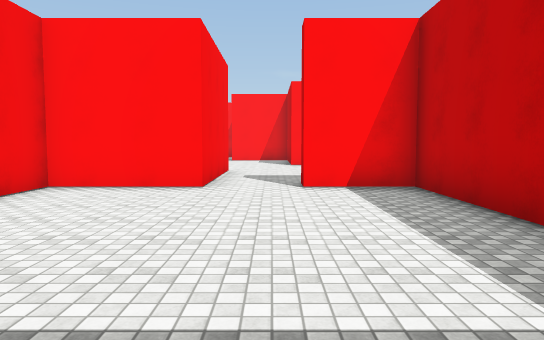
View 1 (above)

23 first-person views from a walk through a 3-D level made in the Unity game engine. The camera is 1.5 m above the floor, tilts 4° down and sees 70° across. The floor is counted in squares, 2 m on a side. Each view is taken from the middle of a square. On the plan, view 1 faces up. The plan holds only what a view shows up to about 12 squares ahead; the rest is blank. The place goes on beyond the plan. The player character is not drawn. Surface patterns are stand-ins for the level's own textures.

View 2
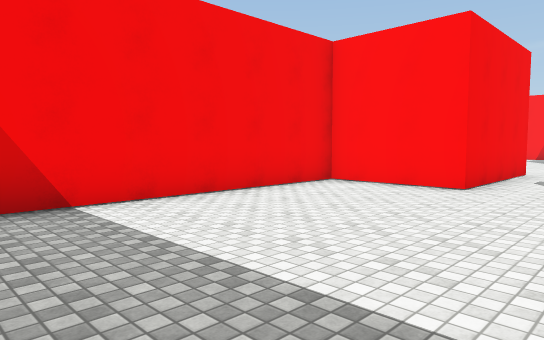

View 3
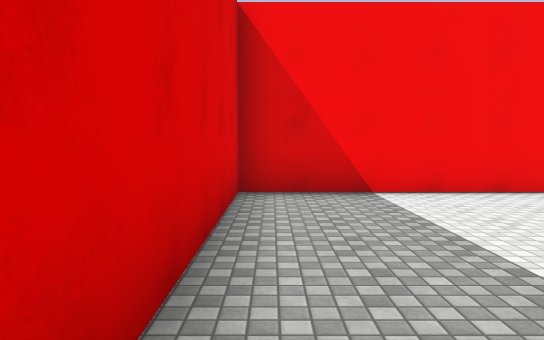

View 4
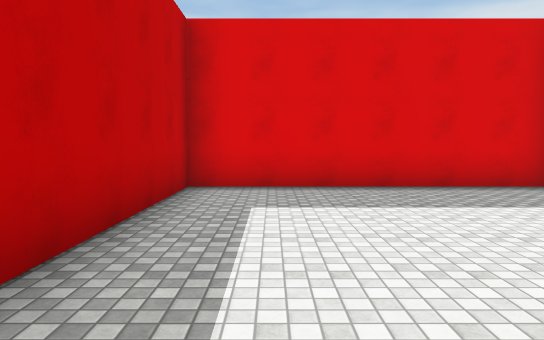

View 5
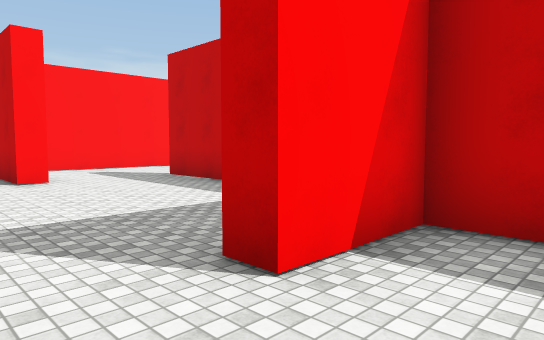

View 6
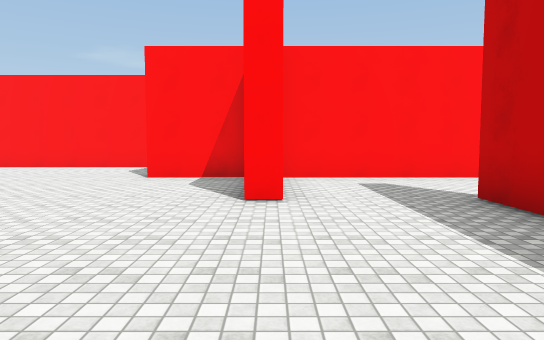

View 7
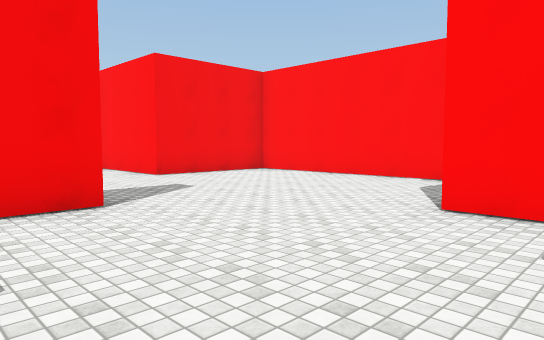

View 8
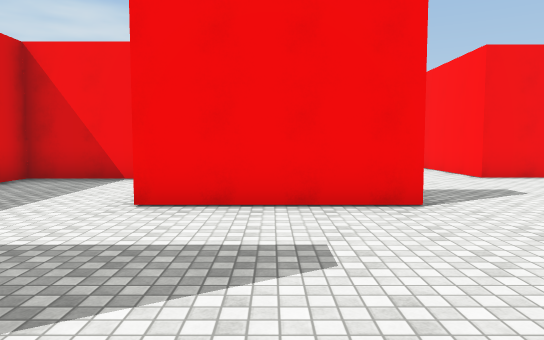

View 9
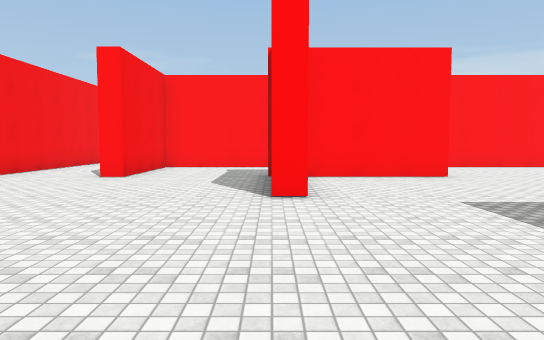

View 10
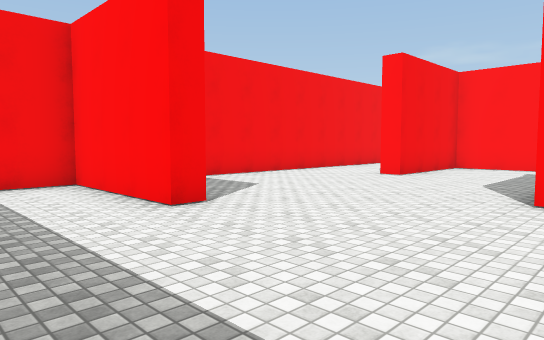

View 11
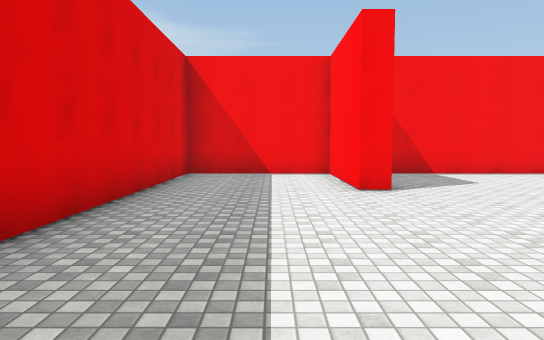

View 12
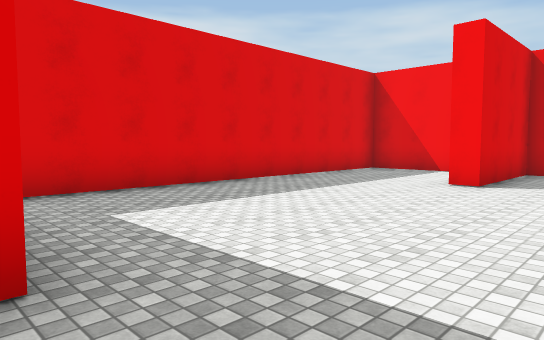

View 13
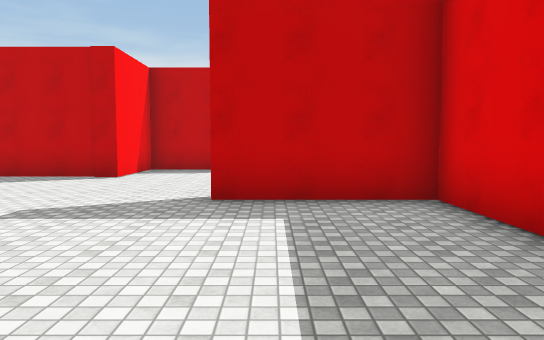

View 14
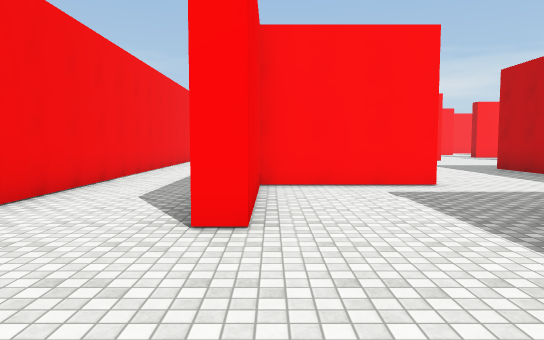

View 15
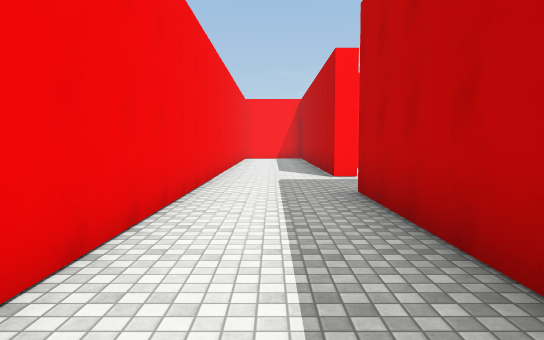

View 16
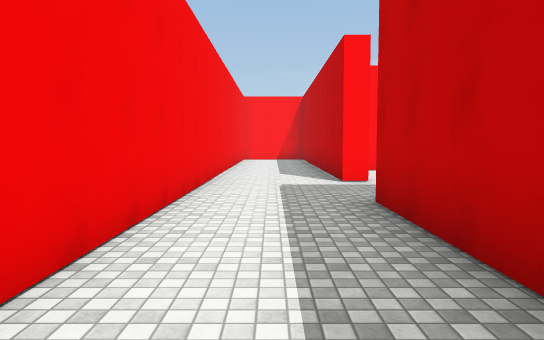

View 17
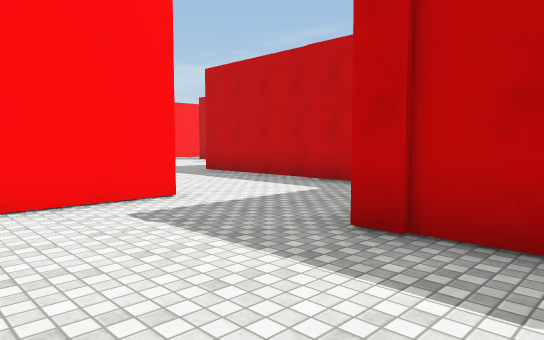

View 18
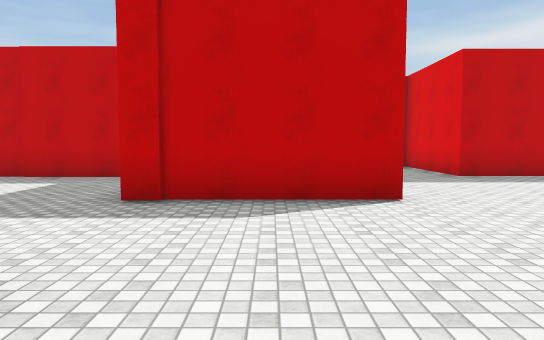

View 19
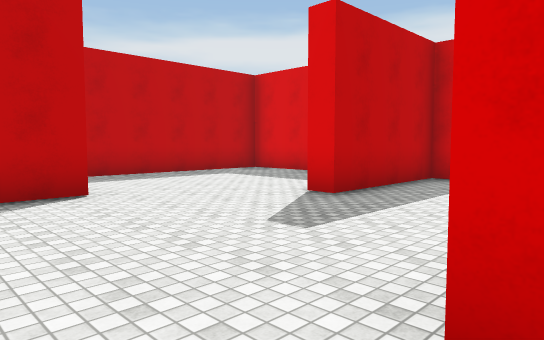

View 20
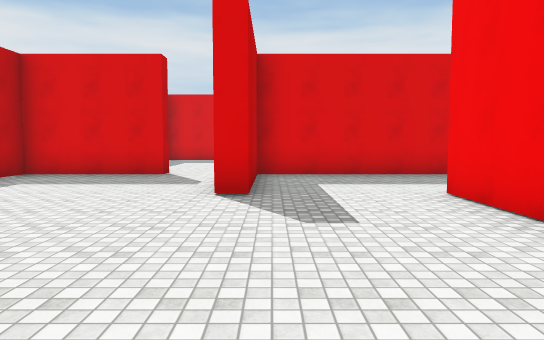

View 21
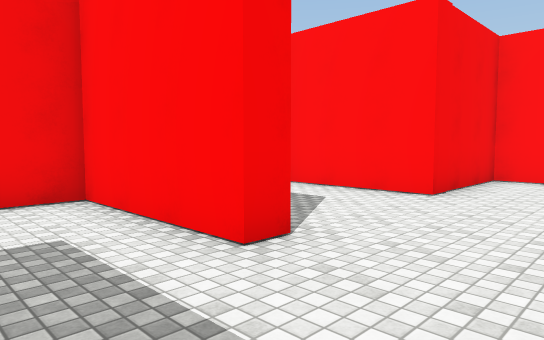

View 22
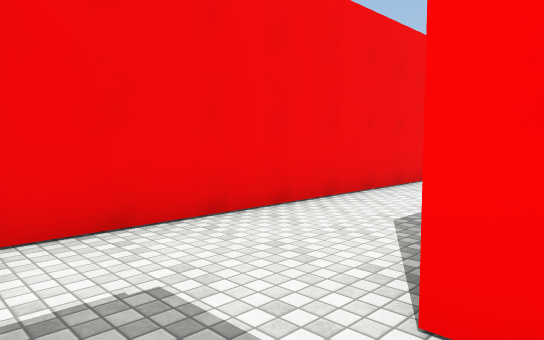

View 23
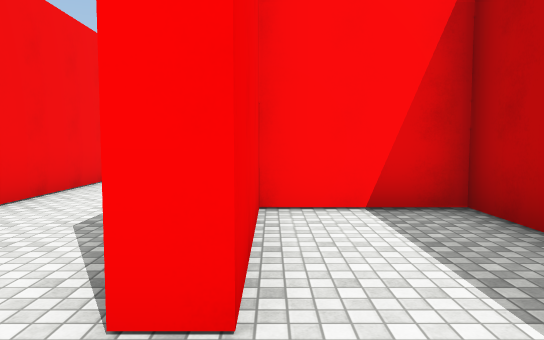

### Floor plan
Points are (right, up) in squares from view 1. A wall is a line through its corners. A room is listed if a view was taken in it or the views show most of it. See-through windows are left out.
Room 1 (views 1, 2, 3, 4, 5)
walls: (-1.2, 6.5) (-3.7, 6.5) (-3.7, -0.5) (2.4, -0.5) (2.4, 6.5) (0.6, 6.5)
ways out: opening at (-0.5, 7) to room 2
Room 2 (views 6, 7, 8, 9, 10, 11, 12, 13, 14, 15, 16, 17, 18, 19, 20)
walls: (-11.5, 13.3) (-12, 13.3) (-12, 17); (-4.5, 13.9) (-4.5, 10.2); (-8, 9.2) (-8, 7) (-1.7, 7) (-1.7, 10.4) (-1.2, 10.4) (-1.2, 6.5); (-8.5, 9) (-8.5, 10.9) (-5, 10.9) (-5, 13.9); (-12.1, 19.8) (-15.2, 19.8) (-15.2, 16.3) (-15.8, 16.3); (-2.8, 19.8) (-8.2, 19.8) (-8.2, 16.3) (-11.4, 16.3); (-15.7, 19.8) (-15.7, 23.9); (1.2, 13) (0.6, 13) (0.6, 16.3) (-1.7, 16.3) (-1.7, 18.9); (0.6, 6.5) (0.6, 7) (3.7, 7) (3.7, 13.2); (-15.7, 26.5) (-15.7, 31); (-18.2, 31.5) (-18.2, 10.9) (-15.2, 10.9) (-15.2, 10.4) (-18.2, 10.4) (-18.2, 7) (-9.2, 7)
ways out: opening at (-0.5, 7) to room 1; opening at (-12, 18.5) to room 3; opening at (-16, 25.5) to room 4; opening at (2.5, 13)
Room 3 (view 21)
walls: (-12.1, 20.4) (-12.1, 19.8); (-12.1, 24) (-12.1, 23.5) (-15, 23.5); (-11.4, 26.5) (-12.3, 26.5) (-12.3, 24); (-8.6, 18.2) (-8.6, 24)
ways out: opening at (-12, 18.5) to room 2; opening at (-9, 25.5)
Room 4 (views 22, 23)
walls: (-12.8, 28.1) (-12.8, 29.4) (-15.2, 29.4) (-15.2, 26.5) (-15.7, 26.5)
ways out: opening at (-16, 25.5) to room 2

Positions as (right, up) in squares from view 1, and headings:
1: (0, 0), facing up
2: (1, 0), facing up-left
3: (2, 0), facing left
4: (1, 6), facing down
5: (-1, 5), facing up-right
6: (1, 8), facing up
7: (0, 12), facing up-left
8: (0, 12), facing left
9: (-12, 8), facing up
10: (-11, 8), facing up-left
11: (-9, 9), facing left
12: (-8, 13), facing down-left
13: (-10, 13), facing right
14: (-15, 13), facing up
15: (-17, 18), facing up
16: (-17, 19), facing up
17: (-15, 15), facing up-right
18: (-17, 15), facing right
19: (-5, 15), facing down-right
20: (-2, 16), facing down
21: (-10, 18), facing up-left
22: (-15, 25), facing up-left
23: (-15, 25), facing up
